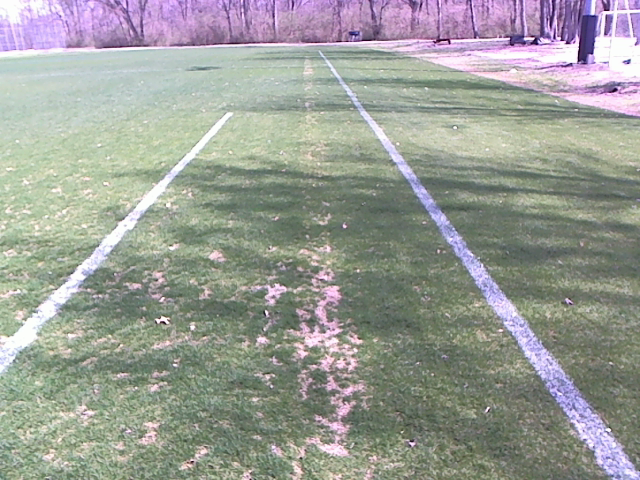
%> input picture Code/MatLab/Manual Identifier/img39685.png, 640 x 480 px
$ octave grassFilter.m   (GNU Octave 9; MATLAB toolbox functions it lacks are replaced by stand-ins)
%> lines starting %> are read from the running program, lines starting %| are printed output that depends on the picture; in (x1, y1, x2, y2) boxes, pixels count from 0 and x2, y2 are one past the last pixel; in counts of white or black regions, pixels touching at a corner belong together; the program's own positions count from 1
clear all
close all
clc

%img = imread('img14681.png');
img = imread('img39685.png');
%> img is the input picture: size 480x640x3 uint8; mean R, G, B 154.5, 157.3, 150.7
%img = imread('9.png');

figure;
imshow(img);

%gaussFilter = fspecial('average',[10,10]);
HSVImg = rgb2hsv(img);
%> HSVImg: size 480x640x3 double; mean H, S, V 0.367, 0.138, 0.648

noGrassImg = img;
noGrassImg(:,:,3) = noGrassImg(:,:,3) - (0.5) * noGrassImg(:,:,2);
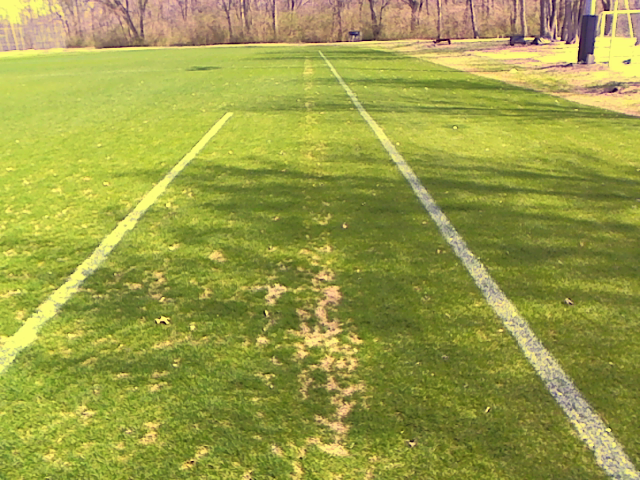
%> noGrassImg: size 480x640x3 uint8; mean R, G, B 154.5, 157.3, 71.8
%HSVImg = rgb2hsv(noGrassImg);
%noGrassImg = rgb2gray(noGrassImg);

%imshow(noGrassImg(:,:,3));

H = HSVImg(:,:,1);
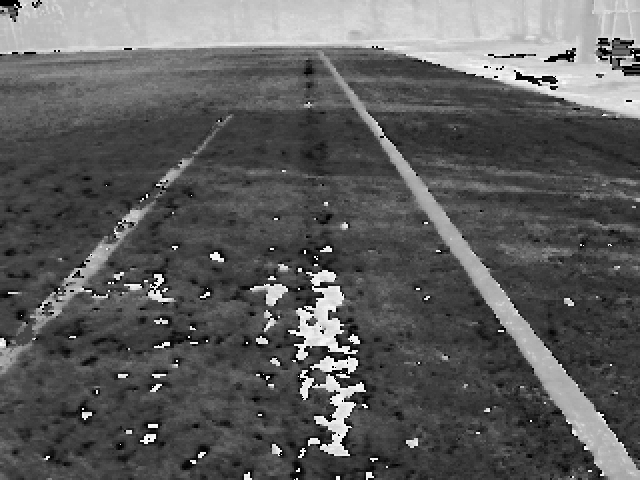
%> H: size 480x640 double; min 0, max 0.996, mean 0.367
%H = filter2(gaussFilter,H);
S = HSVImg(:,:,2);
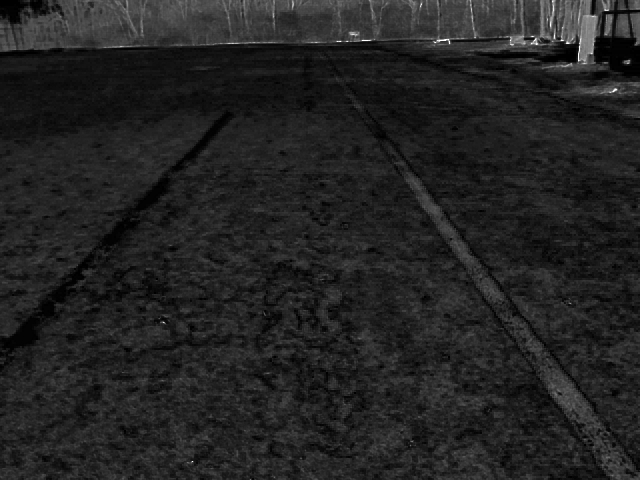
%> S: size 480x640 double; min 0, max 1, mean 0.138
%S = filter2(gaussFilter,S);
V = HSVImg(:,:,3);
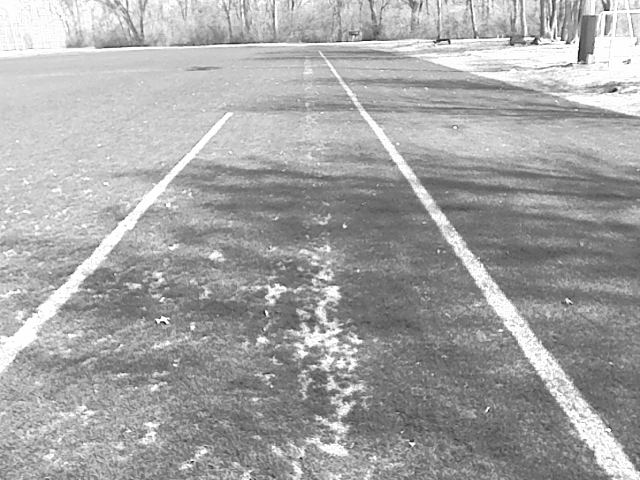
%> V: size 480x640 double; min 0.0863, max 1, mean 0.648
%V = filter2(gaussFilter,V);

mask = zeros(size(H));

inds = find((H>0.45)&(H<0.80)&(S<0.40)&(V>0.7)&(V<0.90));
%> inds = 17138 values from 63 to 307197
mask(inds) = 1;
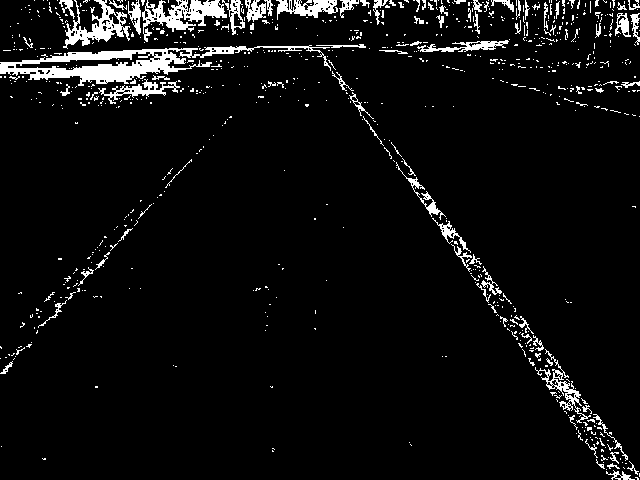
%> mask: size 480x640 double; values 0 (black) and 1 (white), 5.6% white; 800 white regions (704 under 20 px), largest, box (x1, y1, x2, y2) and area: (0, 45, 331, 86) 3957, (142, 0, 227, 42) 1445, (63, 0, 130, 49) 1148
figure;
imshow(mask);

%mask2 = imdilate(mask,strel('disk',1));

%imshow(mask2)

$ run again, with Code/MatLab/Manual Identifier/img14681.png copied over Code/MatLab/Manual Identifier/img39685.png
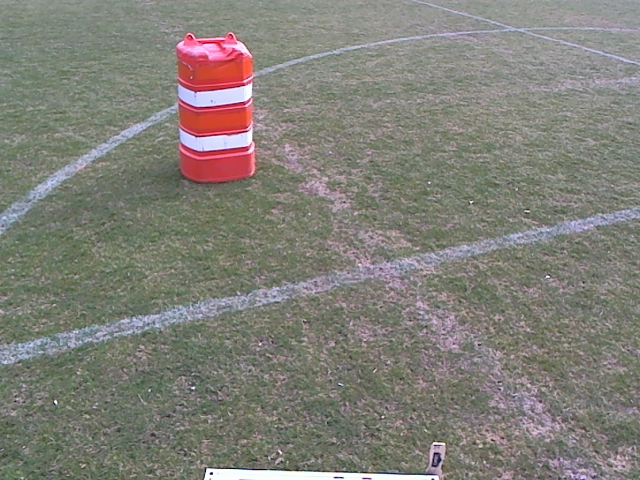
%> input picture Code/MatLab/Manual Identifier/img14681.png, 640 x 480 px
%> img is the input picture: size 480x640x3 uint8; mean R, G, B 129.1, 127.3, 119.9
%> HSVImg: size 480x640x3 double; mean H, S, V 0.302, 0.118, 0.525
%> `V = HSVImg(:,:,3);`:
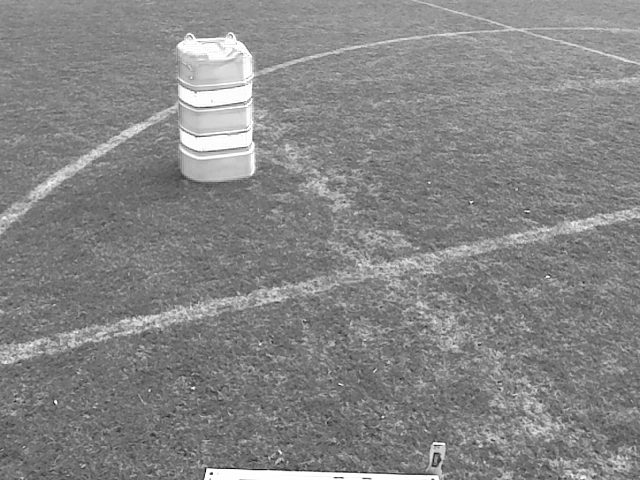
%> V: size 480x640 double; min 0.0157, max 1, mean 0.525
%> inds = 5867 values from 221 to 306938
%> `mask(inds) = 1;`:
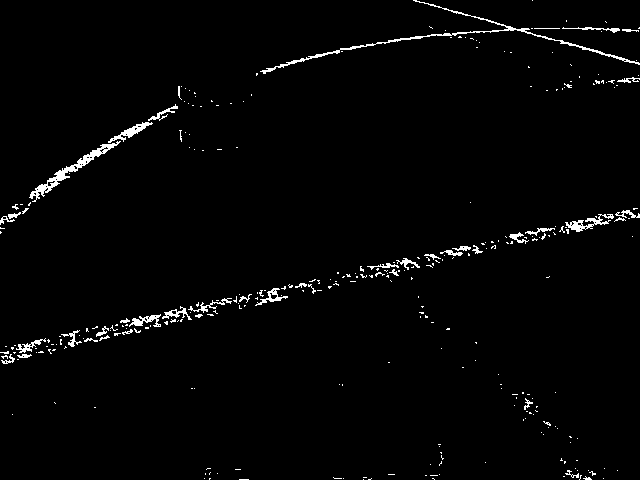
%> mask: size 480x640 double; values 0 (black) and 1 (white), 1.9% white in thin lines or dots
